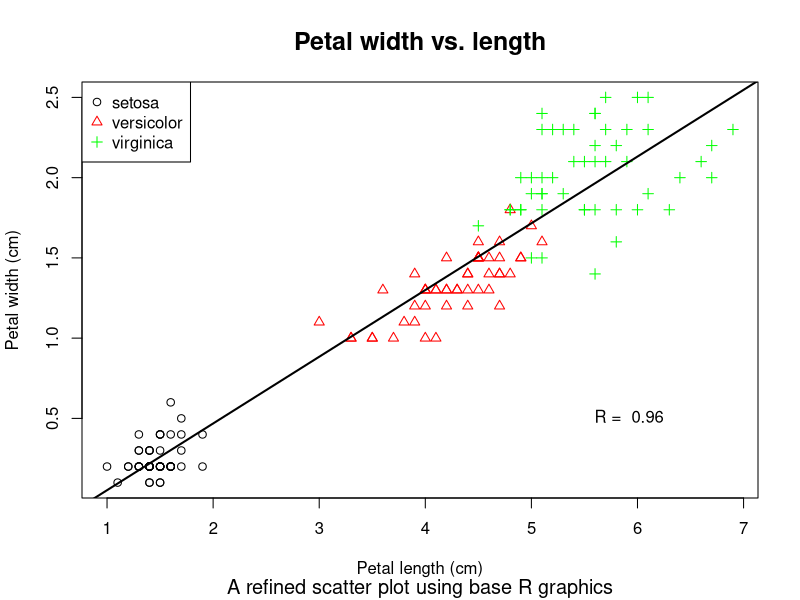

Write the R code that produced this figure.
## ---- chunk 1
knitr::opts_chunk$set(echo = TRUE)
## ---- chunk 2
summary(cars)
## ---- chunk 3
pdf(file = "Practice 4.1.pdf", paper = "A4")


data(iris)


plot(iris$Petal.Length, iris$Petal.Width,
     xlab = "Petal length (cm)", 
     ylab = "Petal width (cm)",
     main = "Petal width vs. length",
     cex.main = 1.5,  
     sub = "A refined scatter plot using base R graphics",
     cex.sub=1.2,
     pch = c(1, 2, 3)[as.numeric(iris$Species)],  
     col = c("black", "red", "green")[as.numeric(iris$Species)])  # Different colors for species

# 斜線
model <- lm(Petal.Width ~ Petal.Length, data = iris)
abline(model, col = "black", lwd = 2)

#  legend
legend("topleft", legend = levels(iris$Species),
       pch = c(1, 2, 3), 
       col = c("black", "red", "green"),
       )

# correlation coefficient
r_value <- summary(model)$r.squared
text(5.5, 0.5, labels = paste("R = ", round(sqrt(r_value), 2)), pos = 4)



dev.off()

